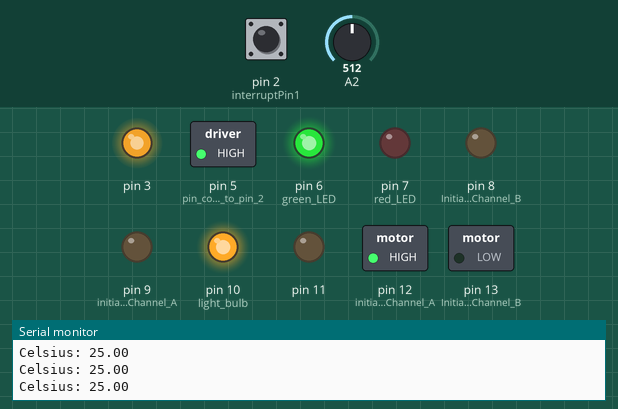
Recording of a sketch running on a simulated Arduino Uno, built with avr-gcc and run on an emulated ATmega328P. On the bench: switched loads named in the sketch (green lamp = pin HIGH), output pins drawn as LEDs (lit = HIGH), the last lines printed to the serial monitor. The inputs (shaded band) are chosen by the test bench; at power-on: A2 = 512, pin 2 (interruptPin1) HIGH.

Above: at 1.2 s.
1.3 s: A2 set to 574
4.3 s: A2 set to 601
At 5.4 s:
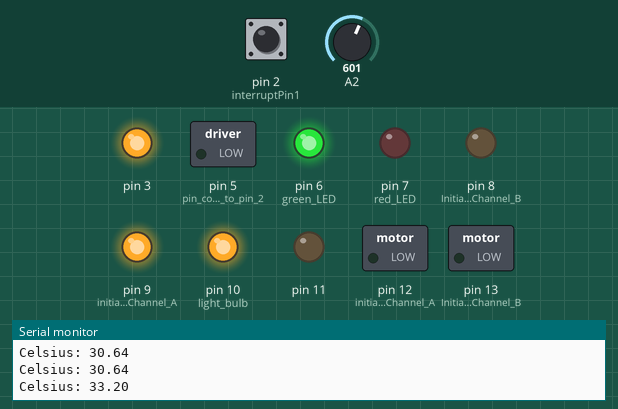
5.8 s: pin 2 (interruptPin1) pulled LOW for 0.15 s
At 6.8 s:
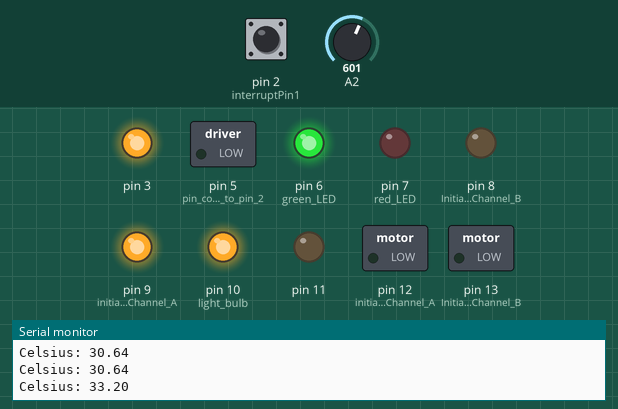
8.9 s: A2 set to 511
11.9 s: pin 2 (interruptPin1) pulled LOW for 1 s
At 26.2 s:
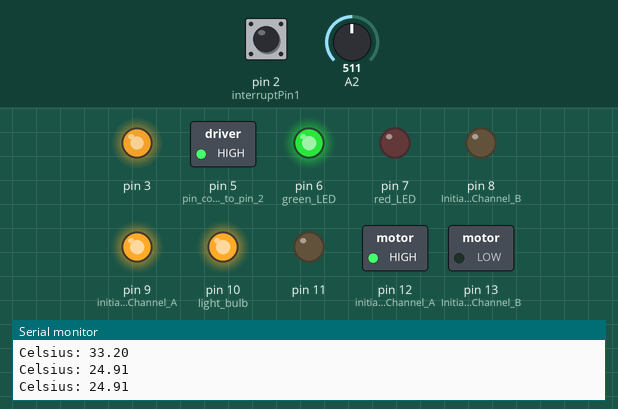
Timing chart, 0 to 42.7 s (numbered marks = the images above; inputs shaded):
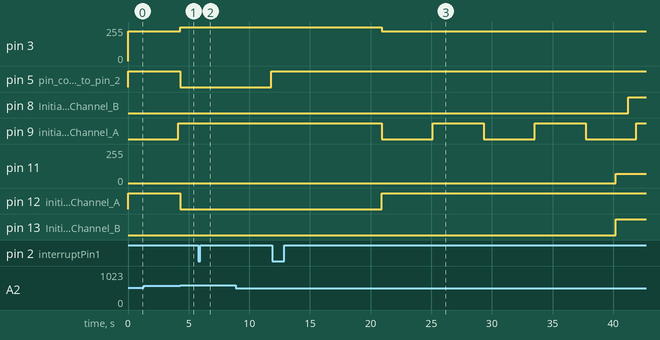

Measured:
- the behaviour switches between 588 and 589 on A2 (found by bisection; images 0 and 1)
- after the input at 4.3 s, pin 3: 225/255 → 255/255 at once; pin 5 (pin_connected_to_pin_2), pin 12 (initiates_Motor_Channel_A): HIGH → LOW at once
- after the input at 5.8 s, pin 3: stays 255/255 (without the input it goes to 225/255 after 2.6 s); pin 9 (initiates_Brake_Channel_A): stays HIGH (without the input it goes to LOW after 2.6 s); pin 12 (initiates_Motor_Channel_A): stays LOW (without the input it goes to HIGH after 2.6 s)
- after the input at 8.9 s, pin 5 (pin_connected_to_pin_2): LOW → HIGH after 2.9 s
- after the input at 11.9 s, pin 3: 255/255 → 225/255 after 9.0 s instead of 0.65 s; pin 12 (initiates_Motor_Channel_A): LOW → HIGH after 9.0 s instead of 0.65 s

The sketch:

Incubator_Final2.ino
```cpp
#include <math.h>

int interruptPin1 = 2;
double temperature = 0;
volatile bool prevState = HIGH;  // previous state of light bulb
volatile bool currState = HIGH;  // current state of light bulb
float startCount = 0;
float endCount = 0;
double threshold = 32.0;

float SC;
float EC;
float duration;
float flip;

int fan = 0;

double FindTemperature(int rawADC) {
    double temp;
    temp = log(10000.0*((1024.0/rawADC-1)));
    temp = 1 / (0.001129148 + (0.000234125 * temp) + (0.0000000876741 * temp * temp * temp));
    temp = temp - 273.15;
    return temp;
}

void setup() {
  noInterrupts();  // disable all interrupts
  TCCR1A = 0;
  TCCR1B = 0;
  TCNT1  = 0;

  OCR1A = 65000;
  TCCR1B |= (1 << WGM12);   // CTC mode
  TCCR1B = ( _BV(CS02) | _BV(CS00));

  TIMSK1 |= (1 << OCIE1A);

  interrupts();
  Serial.begin(9600);

    //Setup Channel A
  pinMode(12, OUTPUT);  // initiates Motor Channel A pin
  pinMode(9, OUTPUT);  // initiates Brake Channel A pin
  pinMode(10, OUTPUT);  // light bulb
  pinMode(5, OUTPUT);  // pin connected to pin 2 (interrupt pin)

  pinMode(13, OUTPUT); //Initiates Motor Channel B pin
  pinMode(8, OUTPUT);  //Initiates Brake Channel B pin

  pinMode(6, OUTPUT);  // green LED
  pinMode(7, OUTPUT);  // red LED

  digitalWrite(10, HIGH);  // turn light bulb on
  digitalWrite(5,HIGH);
  digitalWrite(6, HIGH);  // turn green LED on
  digitalWrite(7,LOW);  // turn red LED off

  attachInterrupt(digitalPinToInterrupt(interruptPin1),handler,FALLING);
}
void loop() {
    SC = millis();
    startCount = 0;
    endCount = 0;

    temperature = FindTemperature(analogRead(2));  // calculate temperature in degrees Celsius
    Serial.print("Celsius: ");
    Serial.println(temperature);

    if(temperature >= threshold && prevState == currState) {
      digitalWrite(5, LOW);  // pin 5 is connected to pin 2 --> an interrupt is generated
      digitalWrite(10, currState);  // turn light bulb off
      digitalWrite(7, !currState);  // turn red LED on
      digitalWrite(6, currState);  // turn green LED off
      digitalWrite(12, !currState); // establishes forward direction of Channel A
      digitalWrite(9, currState);   // disengages the Brake for Channel A
      analogWrite(3, 255);   // spins the motor on Channel A at full speed

      startCount = millis();
      endCount = millis();

      while(endCount - startCount < 7500) {
        endCount = millis();
      }

    }
    else if(prevState != currState && temperature >= threshold) {
      // do nothing
    }
    else if(prevState != currState && temperature < threshold) {
      digitalWrite(10, HIGH); // turn light bulb on
      digitalWrite(5, HIGH);
      digitalWrite(6, HIGH);  // turn green LED on
      digitalWrite(7, LOW);  // turn red LED off

      currState = HIGH;
      prevState = currState;

      startCount = millis();
      endCount = millis();

      while(endCount - startCount < 7500) {
        endCount = millis();
      }
    }

    EC = millis();
    duration = EC - SC + duration;
    flip = (float)duration/1000;
    //Serial.println(flip);
    if(flip > (float)40){
      digitalWrite(13, HIGH);  //Establishes backward direction of Channel B
      digitalWrite(8, LOW);   //Disengage the Brake for Channel B
      analogWrite(11, 70);    //Spins the motor on Channel B at half speed

      startCount = millis();
      endCount = millis();

      while(endCount - startCount < 1000) {
        endCount = millis();
      }

      digitalWrite(8, HIGH);
      SC = (float)0;
      EC = (float)0;
      duration = (float)0;
      flip = (float)0;
    }
}

// interrupt handler function
void handler() {
    prevState = HIGH;
    currState = LOW;
}

ISR(TIMER1_COMPA_vect){
  if(currState == HIGH) {
    fan++;
    if(fan == 1){
      digitalWrite(12, HIGH); // establishes forward direction of Channel A
      digitalWrite(9, LOW);   // disengages the Brake for Channel A
      analogWrite(3, 225);   // spins the motor on Channel A at full speed*/
    }
    if(fan == 2){
      digitalWrite(9, HIGH); //Engage the Brake for Channel A
      fan = 0;
    }
  }
}
```
